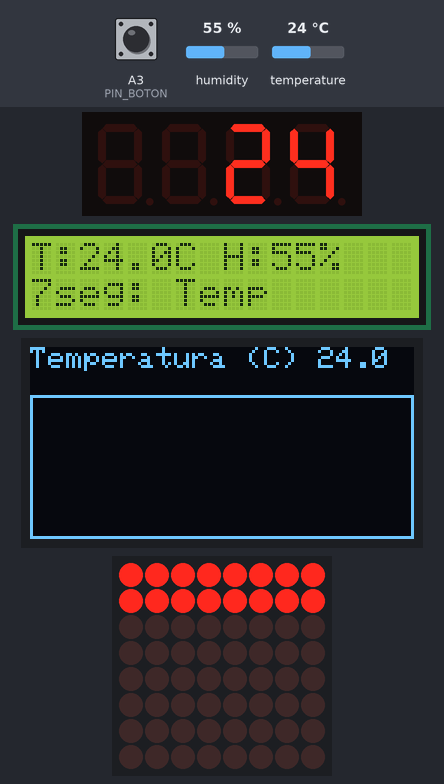
The sketch below on a simulated Arduino Uno, built with avr-gcc and run on an emulated ATmega328P. On the bench: 4-digit seven-segment display, 16×2 character LCD, 128×64 one-colour display, 8×8 LED matrix. Wiring (from diagram.json): MAX7219 LED driver: data pin 11; clock pin 13; CS pin 10; 4-digit 7-segment display, segments lit when LOW: segments pin 2, pin 3, pin 4, pin 5, pin 6, pin 7, pin 8; digit selects pin 9, A0, A1, A2. Inputs (shaded band) come from the test bench; at power-on: temperature 24 °C, A3 (PIN_BOTON) HIGH, humidity 55 %. The segment pins are drawn as the display they are named for; what the sketch prints to the serial monitor is not drawn.

Above: at 1.3 s.
1.4 s: temperature set to 12 °C
At 4.7 s:
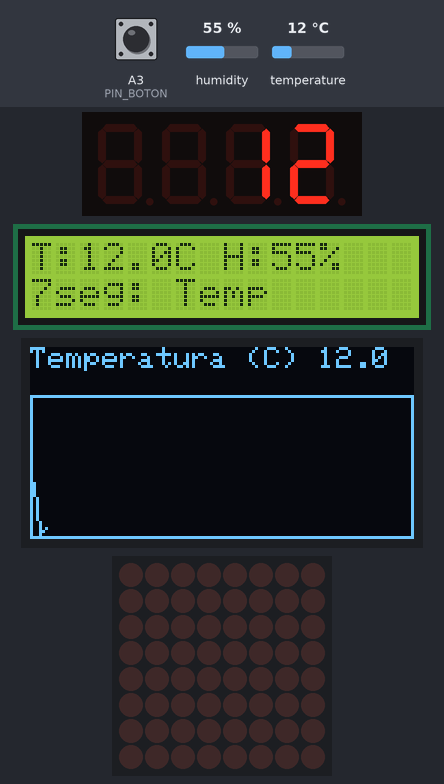
5.6 s: A3 (PIN_BOTON) pulled LOW for 0.15 s
At 7.4 s:
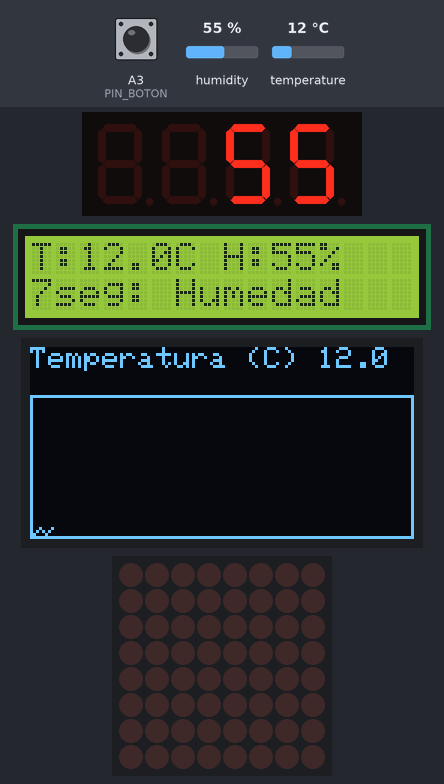
7.7 s: temperature set to 19 °C
At 8.9 s:
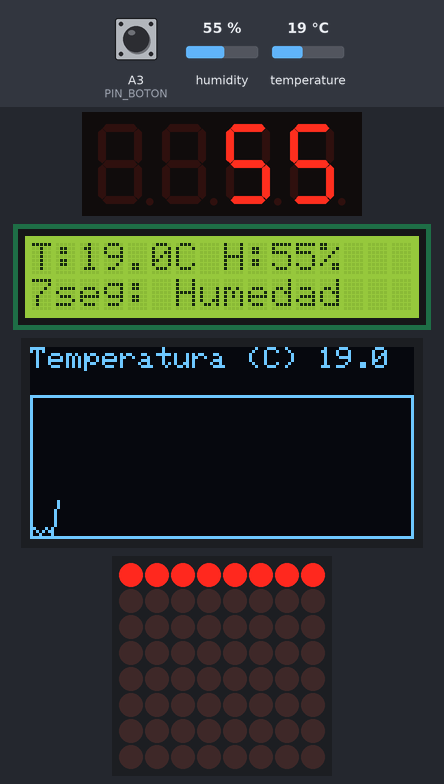
13.7 s: A3 (PIN_BOTON) pulled LOW for 1 s
At 15.8 s:
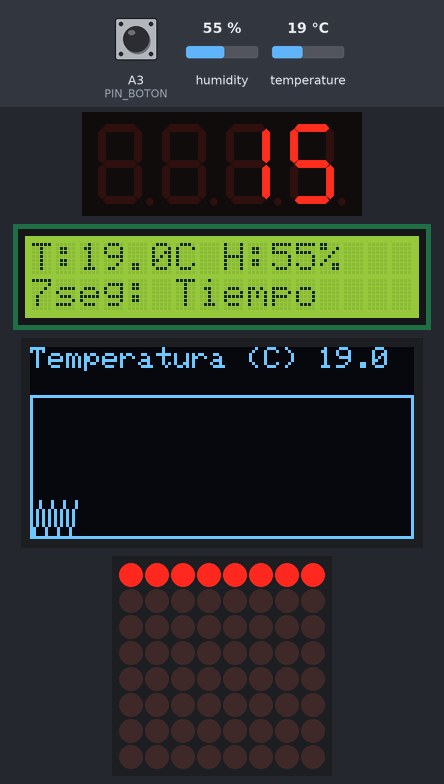
Timing chart, 0 to 17.2 s (numbered marks = the images above; inputs shaded):
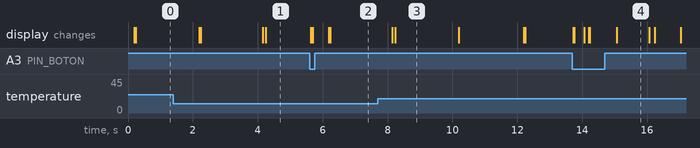

Measured:
- after the input at 5.6 s, the display: first changes at once (image 2 shows a later state)
- after the input at 13.7 s, the display: first changes at once (image 4 shows a later state)
- what the display in image 3 shows lasts 2.0 s, from 8.2 s to 10.2 s

The sketch:

main.ino
```cpp
/*
  Módulo 5: Interfaces de Visualización e Interacción
  Proyecto: Panel de monitoreo multi-pantalla
  Servicio Social CBI-1618 - Ing. en Computación
  Prestador: Pérez Sánchez Fernando Alberto

  Una misma medición (DHT22) se muestra de cuatro formas distintas:
  - LCD 16x2 por I2C (PCF8574, dirección 0x27): valores y modo activo.
  - OLED SSD1306 128x64 por I2C (dirección 0x3C): gráfica del historial con Adafruit_GFX.
  - Matriz 8x8 con MAX7219 (registros escritos a mano con shiftOut): barra de nivel de temperatura.
  - Display de 7 segmentos de 4 dígitos con multiplexado directo.
  Un botón cambia el valor mostrado en los 7 segmentos (temperatura, humedad, segundos encendido).
*/

#include <Wire.h>
#include <LiquidCrystal_I2C.h>
#include <Adafruit_GFX.h>
#include <Adafruit_SSD1306.h>
#include <DHT.h>

// ---------- Pines ----------
const uint8_t PIN_DHT = 12;
const uint8_t PIN_BOTON = A3;
const uint8_t PIN_MAX_DIN = 11, PIN_MAX_CLK = 13, PIN_MAX_CS = 10;
const uint8_t SEG[7] = {2, 3, 4, 5, 6, 7, 8};        // segmentos A..G
const uint8_t DIG[4] = {9, A0, A1, A2};               // dígitos 1..4

// ---------- Objetos ----------
LiquidCrystal_I2C lcd(0x27, 16, 2);
Adafruit_SSD1306 oled(128, 64, &Wire, -1);
DHT dht(PIN_DHT, DHT22);

// Patrones 0-9: bit0 = A ... bit6 = G (1 = segmento encendido)
const uint8_t DIGITOS[10] = {0x3F, 0x06, 0x5B, 0x4F, 0x66, 0x6D, 0x7D, 0x07, 0x7F, 0x6F};

// ---------- Estado ----------
const uint8_t N_HIST = 64;
int8_t historial[N_HIST];           // temperatura entera de las últimas 64 lecturas
uint8_t nHist = 0;
float temperatura = NAN, humedad = NAN;
uint8_t modo = 0;                   // 0 = temp, 1 = humedad, 2 = segundos encendido
int valor7seg = 0;
uint8_t digitoActual = 0;

unsigned long tLectura = 0, tMux = 0, tBoton = 0;
bool botonPrevio = HIGH;

// ---------- Prototipos ----------
void leerSensor();
void actualizarLCD();
void actualizarOLED();
void actualizarMatriz();
void maxEscribir(uint8_t registro, uint8_t dato);
void maxIniciar();
void actualizarValor7seg();
void refrescar7seg();
void revisarBoton();

void setup() {
  Serial.begin(115200);
  dht.begin();
  pinMode(PIN_BOTON, INPUT_PULLUP);
  for (uint8_t i = 0; i < 7; i++) { pinMode(SEG[i], OUTPUT); digitalWrite(SEG[i], HIGH); }
  for (uint8_t i = 0; i < 4; i++) { pinMode(DIG[i], OUTPUT); digitalWrite(DIG[i], LOW); }

  lcd.init();
  lcd.backlight();
  lcd.print(F("Panel Modulo 5"));

  if (!oled.begin(SSD1306_SWITCHCAPVCC, 0x3C)) {
    Serial.println(F("No se encontro la OLED SSD1306"));
  }
  oled.clearDisplay();
  oled.display();

  maxIniciar();

  Serial.println(F("--- Módulo 5: Panel multi-pantalla iniciado ---"));
}

void loop() {
  unsigned long ahora = millis();

  revisarBoton();

  if (ahora - tLectura >= 2000 || tLectura == 0) {
    tLectura = ahora ? ahora : 1;
    leerSensor();
    actualizarLCD();
    actualizarOLED();
    actualizarMatriz();
  }
  actualizarValor7seg();
  refrescar7seg();
}

void leerSensor() {
  float t = dht.readTemperature();
  float h = dht.readHumidity();
  if (isnan(t) || isnan(h)) { Serial.println(F("[!] Error DHT22")); return; }
  temperatura = t;
  humedad = h;
  // Desplaza el historial y agrega la nueva muestra
  if (nHist < N_HIST) nHist++;
  for (uint8_t i = 0; i < nHist - 1; i++) historial[i] = historial[i + 1];
  historial[nHist - 1] = (int8_t)round(t);
  Serial.print(F("T=")); Serial.print(t, 1);
  Serial.print(F(" C  H=")); Serial.print(h, 0); Serial.println(F(" %"));
}

void actualizarLCD() {
  lcd.setCursor(0, 0);
  lcd.print(F("T:")); lcd.print(temperatura, 1); lcd.print(F("C H:")); lcd.print(humedad, 0); lcd.print(F("%  "));
  lcd.setCursor(0, 1);
  lcd.print(F("7seg: "));
  if (modo == 0) lcd.print(F("Temp   "));
  else if (modo == 1) lcd.print(F("Humedad"));
  else lcd.print(F("Tiempo "));
}

// Dibuja la gráfica del historial: eje en 10-45 °C mapeado a 0-39 píxeles de alto
void actualizarOLED() {
  oled.clearDisplay();
  oled.setTextSize(1);
  oled.setTextColor(SSD1306_WHITE);
  oled.setCursor(0, 0);
  oled.print(F("Temperatura (C)"));
  oled.setCursor(96, 0);
  oled.print(temperatura, 1);
  oled.drawRect(0, 16, 128, 48, SSD1306_WHITE);
  for (uint8_t i = 1; i < nHist; i++) {
    int x0 = (i - 1) * 2, x1 = i * 2;
    int y0 = 62 - constrain(map(historial[i - 1], 10, 45, 0, 44), 0, 44);
    int y1 = 62 - constrain(map(historial[i], 10, 45, 0, 44), 0, 44);
    oled.drawLine(x0 + 1, y0, x1 + 1, y1, SSD1306_WHITE);
  }
  oled.display();
}

// Barra de nivel: 15 °C = 0 columnas, 40 °C = 8 columnas
void actualizarMatriz() {
  int nivel = constrain(map((int)(temperatura * 10), 150, 400, 0, 8), 0, 8);
  for (uint8_t fila = 0; fila < 8; fila++) {
    maxEscribir(fila + 1, fila < nivel ? 0xFF : 0x00);   // registros 1..8 = filas
  }
}

// El MAX7219 recibe 16 bits: registro (8) + dato (8), validados con CS en alto.
void maxEscribir(uint8_t registro, uint8_t dato) {
  digitalWrite(PIN_MAX_CS, LOW);
  shiftOut(PIN_MAX_DIN, PIN_MAX_CLK, MSBFIRST, registro);
  shiftOut(PIN_MAX_DIN, PIN_MAX_CLK, MSBFIRST, dato);
  digitalWrite(PIN_MAX_CS, HIGH);
}

void maxIniciar() {
  pinMode(PIN_MAX_DIN, OUTPUT);
  pinMode(PIN_MAX_CLK, OUTPUT);
  pinMode(PIN_MAX_CS, OUTPUT);
  digitalWrite(PIN_MAX_CS, HIGH);
  maxEscribir(0x0F, 0x00);   // modo de prueba apagado
  maxEscribir(0x09, 0x00);   // sin decodificación BCD (control directo de LEDs)
  maxEscribir(0x0B, 0x07);   // escanea las 8 filas
  maxEscribir(0x0A, 0x04);   // intensidad media
  for (uint8_t r = 1; r <= 8; r++) maxEscribir(r, 0x00);
  maxEscribir(0x0C, 0x01);   // sale del modo apagado
}

void revisarBoton() {
  bool lectura = digitalRead(PIN_BOTON);
  if (lectura != botonPrevio && millis() - tBoton > 50) {      // antirrebote
    tBoton = millis();
    botonPrevio = lectura;
    if (lectura == LOW) { modo = (modo + 1) % 3; if (!isnan(temperatura)) actualizarLCD(); }
  }
}

void actualizarValor7seg() {
  if (modo == 0)      valor7seg = isnan(temperatura) ? 0 : (int)temperatura;
  else if (modo == 1) valor7seg = isnan(humedad) ? 0 : (int)humedad;
  else                valor7seg = (millis() / 1000UL) % 10000;
}

// Multiplexado: un dígito a la vez cada 3 ms (el ojo ve los cuatro encendidos)
void refrescar7seg() {
  if (millis() - tMux < 3) return;
  tMux = millis();
  for (uint8_t i = 0; i < 4; i++) digitalWrite(DIG[i], LOW);   // apaga todos
  int divisor[4] = {1000, 100, 10, 1};
  int d = (valor7seg / divisor[digitoActual]) % 10;
  bool apagar = (valor7seg < divisor[digitoActual] && digitoActual < 3);   // sin ceros a la izquierda
  uint8_t patron = apagar ? 0 : DIGITOS[d];
  for (uint8_t s = 0; s < 7; s++) digitalWrite(SEG[s], (patron >> s) & 1 ? LOW : HIGH);  // ánodo común: 0 = enciende
  digitalWrite(DIG[digitoActual], HIGH);
  digitoActual = (digitoActual + 1) % 4;
}
```
